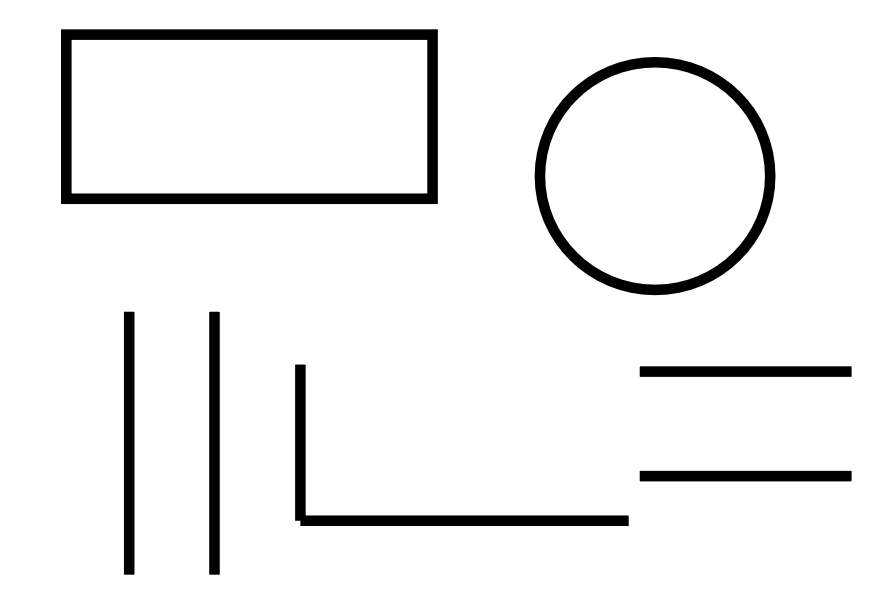
#> input picture 实验报告/lab05/image.png, 874 x 602 px
$ python lab05.1.py
#> lines starting #> are read from the running program, lines starting #| are printed output that depends on the picture
import cv2
import numpy as np
import os

# 解决WSL显示问题
os.environ['QT_QPA_PLATFORM'] = 'offscreen'

# ===================== 1. 读取图片 =====================
img = cv2.imread("image.png")
#> img is the input picture: shape (602, 874, 3); min 0, max 255, mean 238.6
if img is None:
    print("错误：请确保 test.png 在代码同一目录下！")
    exit()

h, w = img.shape[:2]
#> h = 602; w = 874
print(f"图片尺寸: 宽={w}, 高={h}")
#| 图片尺寸: 宽=874, 高=602

# ===================== 2. 相似变换：自己构造矩阵 =====================

theta = np.radians(20)  # 20度
s = 0.7               # 缩放
tx, ty = 40,10      # 平移

similar_mat = np.array([
    [s * np.cos(theta), -s * np.sin(theta), tx],
    [s * np.sin(theta),  s * np.cos(theta), ty]
], dtype=np.float32)

img_similar = cv2.warpAffine(img, similar_mat, (w, h))
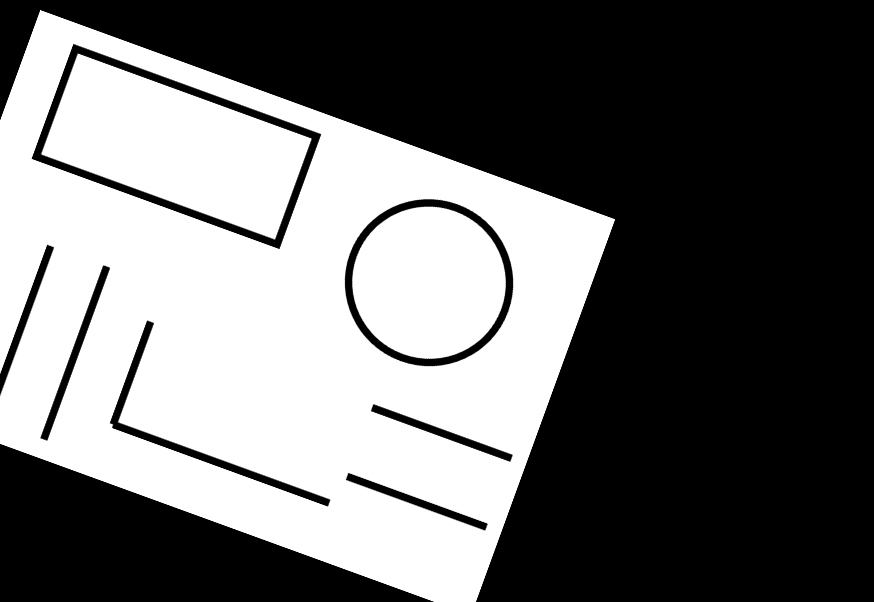
#> img_similar: shape (602, 874, 3); min 0, max 255, mean 108.8

# ===================== 3. 仿射变换：自己直接给矩阵 =====================
# 仿射变换 2x3 矩阵
affine_mat = np.array([
    [0.8,  0.3,  30],
    [0.3,  0.8,  40]
], dtype=np.float32)

img_affine = cv2.warpAffine(img, affine_mat, (w, h))
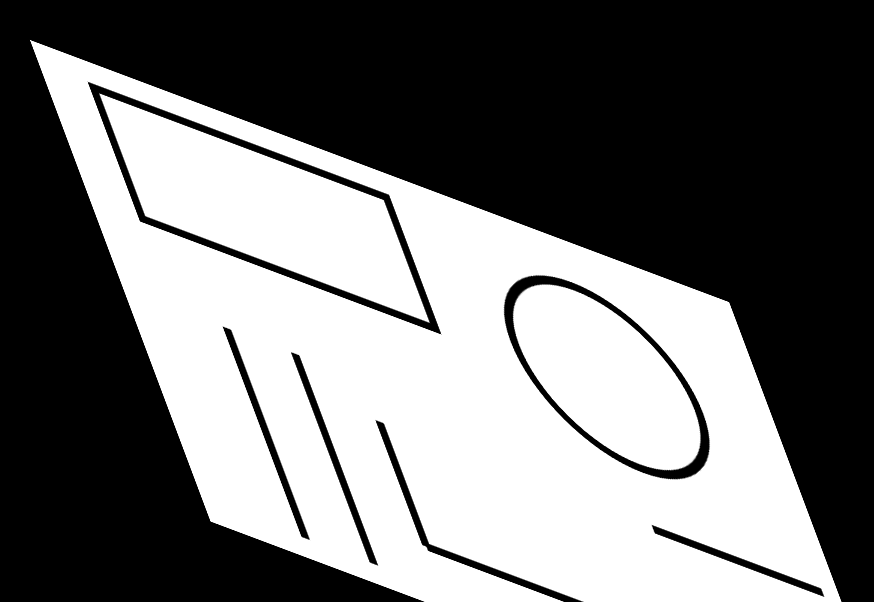
#> img_affine: shape (602, 874, 3); min 0, max 255, mean 113.9

# ===================== 4. 透视变换：自己直接给 3x3 矩阵 =====================
# 透视变换是 3x3 矩阵，手动构造
persp_mat = np.array([
    [1,    0.1,   20],
    [0.05, 1,     30],
    [0.0005, 0.0008, 1]
], dtype=np.float32)

img_perspective = cv2.warpPerspective(img, persp_mat, (w, h))
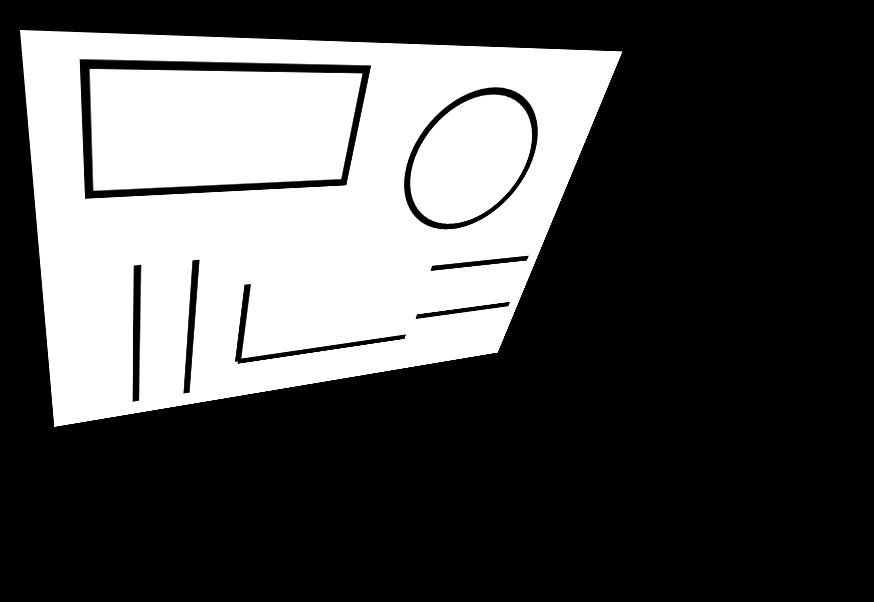
#> img_perspective: shape (602, 874, 3); min 0, max 255, mean 81.9

# ===================== 标注 =====================
def add_label(image, label):
#> called with label = 'Original'
    return cv2.putText(image.copy(), label, (20, 40),
                       cv2.FONT_HERSHEY_SIMPLEX, 1.2, (0, 255, 0), 3)

img1 = add_label(img, "Original")
img2 = add_label(img_similar, "Similarity")
img3 = add_label(img_affine, "Affine")
img4 = add_label(img_perspective, "Perspective")

top = np.hstack([img1, img2])
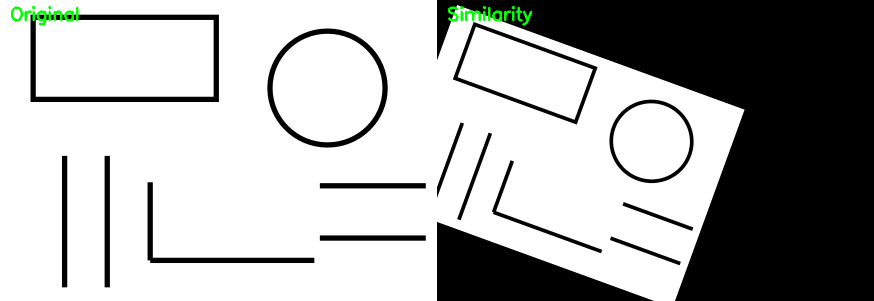
#> top: shape (602, 1748, 3) (shown at 1/2 size); mean B, G, R 173.2, 174.1, 173.2
bot = np.hstack([img3, img4])
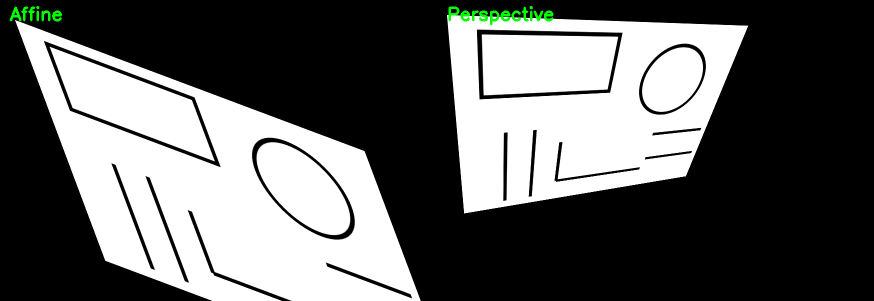
#> bot: shape (602, 1748, 3) (shown at 1/2 size); mean B, G, R 97.6, 98.6, 97.6
final = np.vstack([top, bot])
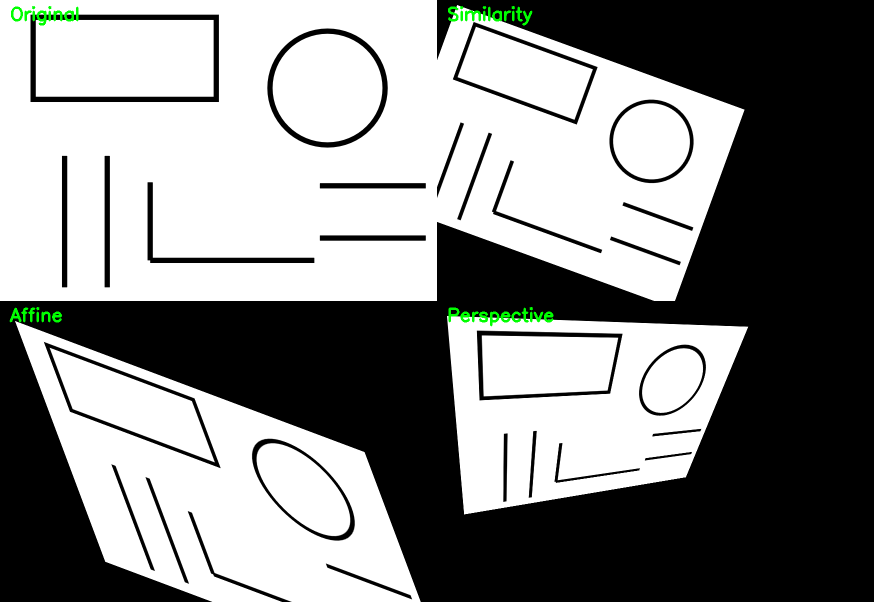
#> final: shape (1204, 1748, 3) (shown at 1/2 size); mean B, G, R 135.4, 136.4, 135.4

cv2.imwrite("all_results.png", final)
print("✅ 全部自己构造变换矩阵完成！结果已保存为 all_results.png")
